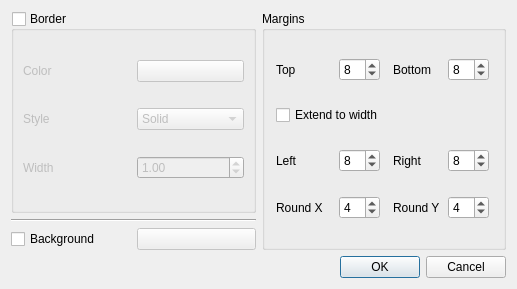
<?xml version="1.0" encoding="UTF-8"?>
<ui version="4.0">
 <class>Dialog</class>
 <widget class="QDialog" name="Dialog">
  <property name="geometry">
   <rect>
    <x>0</x>
    <y>0</y>
    <width>517</width>
    <height>289</height>
   </rect>
  </property>
  <property name="windowTitle">
   <string>Edit header frame</string>
  </property>
  <layout class="QGridLayout" name="gridLayout_3">
   <item row="3" column="0" colspan="2">
    <layout class="QHBoxLayout" name="previewLayout"/>
   </item>
   <item row="0" column="0">
    <widget class="QGroupBox" name="penGroupBox">
     <property name="title">
      <string>Border</string>
     </property>
     <property name="checkable">
      <bool>true</bool>
     </property>
     <property name="checked">
      <bool>false</bool>
     </property>
     <layout class="QGridLayout" name="gridLayout">
      <item row="1" column="1">
       <widget class="QComboBox" name="penStyleCombo">
        <item>
         <property name="text">
          <string>Solid</string>
         </property>
        </item>
        <item>
         <property name="text">
          <string>Dashed</string>
         </property>
        </item>
        <item>
         <property name="text">
          <string>Dotted</string>
         </property>
        </item>
        <item>
         <property name="text">
          <string>Dash-dot</string>
         </property>
        </item>
        <item>
         <property name="text">
          <string>Dash-dot-dot</string>
         </property>
        </item>
       </widget>
      </item>
      <item row="1" column="0">
       <widget class="QLabel" name="label_2">
        <property name="text">
         <string>Style</string>
        </property>
       </widget>
      </item>
      <item row="0" column="0">
       <widget class="QLabel" name="label">
        <property name="text">
         <string>Color</string>
        </property>
       </widget>
      </item>
      <item row="0" column="1">
       <widget class="ColorSelectButton" name="penColorBtn">
        <property name="color" stdset="0">
         <color>
          <red>0</red>
          <green>0</green>
          <blue>0</blue>
         </color>
        </property>
       </widget>
      </item>
      <item row="2" column="0">
       <widget class="QLabel" name="label_9">
        <property name="text">
         <string>Width</string>
        </property>
       </widget>
      </item>
      <item row="2" column="1">
       <widget class="QDoubleSpinBox" name="penWidthSpin">
        <property name="minimum">
         <double>0.100000000000000</double>
        </property>
        <property name="maximum">
         <double>16.000000000000000</double>
        </property>
        <property name="singleStep">
         <double>0.500000000000000</double>
        </property>
        <property name="value">
         <double>1.000000000000000</double>
        </property>
       </widget>
      </item>
     </layout>
    </widget>
   </item>
   <item row="0" column="1" rowspan="3">
    <widget class="QGroupBox" name="marginGroupBox">
     <property name="title">
      <string>Margins</string>
     </property>
     <layout class="QGridLayout" name="gridLayout_2">
      <item row="5" column="0">
       <widget class="QLabel" name="label_7">
        <property name="sizePolicy">
         <sizepolicy hsizetype="Maximum" vsizetype="Preferred">
          <horstretch>0</horstretch>
          <verstretch>0</verstretch>
         </sizepolicy>
        </property>
        <property name="text">
         <string>Round X</string>
        </property>
       </widget>
      </item>
      <item row="3" column="3">
       <widget class="QSpinBox" name="rightSpin">
        <property name="sizePolicy">
         <sizepolicy hsizetype="Maximum" vsizetype="Fixed">
          <horstretch>0</horstretch>
          <verstretch>0</verstretch>
         </sizepolicy>
        </property>
        <property name="maximum">
         <number>32</number>
        </property>
        <property name="value">
         <number>8</number>
        </property>
       </widget>
      </item>
      <item row="3" column="0">
       <widget class="QLabel" name="label_4">
        <property name="sizePolicy">
         <sizepolicy hsizetype="Maximum" vsizetype="Preferred">
          <horstretch>0</horstretch>
          <verstretch>0</verstretch>
         </sizepolicy>
        </property>
        <property name="text">
         <string>Left</string>
        </property>
       </widget>
      </item>
      <item row="1" column="1">
       <widget class="QSpinBox" name="topSpin">
        <property name="sizePolicy">
         <sizepolicy hsizetype="Maximum" vsizetype="Fixed">
          <horstretch>0</horstretch>
          <verstretch>0</verstretch>
         </sizepolicy>
        </property>
        <property name="maximum">
         <number>32</number>
        </property>
        <property name="value">
         <number>8</number>
        </property>
       </widget>
      </item>
      <item row="3" column="2">
       <widget class="QLabel" name="label_5">
        <property name="sizePolicy">
         <sizepolicy hsizetype="Maximum" vsizetype="Preferred">
          <horstretch>0</horstretch>
          <verstretch>0</verstretch>
         </sizepolicy>
        </property>
        <property name="text">
         <string>Right</string>
        </property>
       </widget>
      </item>
      <item row="3" column="1">
       <widget class="QSpinBox" name="leftSpin">
        <property name="sizePolicy">
         <sizepolicy hsizetype="Maximum" vsizetype="Fixed">
          <horstretch>0</horstretch>
          <verstretch>0</verstretch>
         </sizepolicy>
        </property>
        <property name="maximum">
         <number>32</number>
        </property>
        <property name="value">
         <number>8</number>
        </property>
       </widget>
      </item>
      <item row="1" column="3">
       <widget class="QSpinBox" name="bottomSpin">
        <property name="sizePolicy">
         <sizepolicy hsizetype="Maximum" vsizetype="Fixed">
          <horstretch>0</horstretch>
          <verstretch>0</verstretch>
         </sizepolicy>
        </property>
        <property name="maximum">
         <number>32</number>
        </property>
        <property name="value">
         <number>8</number>
        </property>
       </widget>
      </item>
      <item row="1" column="2">
       <widget class="QLabel" name="label_6">
        <property name="sizePolicy">
         <sizepolicy hsizetype="Maximum" vsizetype="Preferred">
          <horstretch>0</horstretch>
          <verstretch>0</verstretch>
         </sizepolicy>
        </property>
        <property name="text">
         <string>Bottom</string>
        </property>
       </widget>
      </item>
      <item row="1" column="0">
       <widget class="QLabel" name="label_3">
        <property name="sizePolicy">
         <sizepolicy hsizetype="Maximum" vsizetype="Preferred">
          <horstretch>0</horstretch>
          <verstretch>0</verstretch>
         </sizepolicy>
        </property>
        <property name="text">
         <string>Top</string>
        </property>
       </widget>
      </item>
      <item row="5" column="1">
       <widget class="QSpinBox" name="roundXSpin">
        <property name="sizePolicy">
         <sizepolicy hsizetype="Maximum" vsizetype="Fixed">
          <horstretch>0</horstretch>
          <verstretch>0</verstretch>
         </sizepolicy>
        </property>
        <property name="maximum">
         <number>16</number>
        </property>
        <property name="value">
         <number>4</number>
        </property>
       </widget>
      </item>
      <item row="5" column="2">
       <widget class="QLabel" name="label_8">
        <property name="sizePolicy">
         <sizepolicy hsizetype="Maximum" vsizetype="Preferred">
          <horstretch>0</horstretch>
          <verstretch>0</verstretch>
         </sizepolicy>
        </property>
        <property name="text">
         <string>Round Y</string>
        </property>
       </widget>
      </item>
      <item row="5" column="3">
       <widget class="QSpinBox" name="roundYSpin">
        <property name="sizePolicy">
         <sizepolicy hsizetype="Maximum" vsizetype="Fixed">
          <horstretch>0</horstretch>
          <verstretch>0</verstretch>
         </sizepolicy>
        </property>
        <property name="maximum">
         <number>16</number>
        </property>
        <property name="value">
         <number>4</number>
        </property>
       </widget>
      </item>
      <item row="2" column="0" colspan="2">
       <widget class="QCheckBox" name="extendChk">
        <property name="text">
         <string>Extend to width</string>
        </property>
       </widget>
      </item>
     </layout>
    </widget>
   </item>
   <item row="2" column="0">
    <layout class="QHBoxLayout" name="horizontalLayout">
     <item>
      <widget class="QCheckBox" name="brushChk">
       <property name="text">
        <string>Background</string>
       </property>
      </widget>
     </item>
     <item>
      <widget class="ColorSelectButton" name="brushColorBtn">
       <property name="enabled">
        <bool>false</bool>
       </property>
       <property name="color" stdset="0">
        <color alpha="0">
         <red>0</red>
         <green>0</green>
         <blue>0</blue>
        </color>
       </property>
      </widget>
     </item>
    </layout>
   </item>
   <item row="4" column="0" colspan="2">
    <widget class="QDialogButtonBox" name="buttonBox">
     <property name="orientation">
      <enum>Qt::Horizontal</enum>
     </property>
     <property name="standardButtons">
      <set>QDialogButtonBox::Cancel|QDialogButtonBox::Ok</set>
     </property>
    </widget>
   </item>
   <item row="1" column="0">
    <widget class="Line" name="line">
     <property name="orientation">
      <enum>Qt::Horizontal</enum>
     </property>
    </widget>
   </item>
  </layout>
 </widget>
 <customwidgets>
  <customwidget>
   <class>ColorSelectButton</class>
   <extends>QPushButton</extends>
   <header>colorselectbutton</header>
  </customwidget>
 </customwidgets>
 <resources/>
 <connections>
  <connection>
   <sender>brushChk</sender>
   <signal>toggled(bool)</signal>
   <receiver>brushColorBtn</receiver>
   <slot>setEnabled(bool)</slot>
   <hints>
    <hint type="sourcelabel">
     <x>73</x>
     <y>194</y>
    </hint>
    <hint type="destinationlabel">
     <x>149</x>
     <y>194</y>
    </hint>
   </hints>
  </connection>
  <connection>
   <sender>buttonBox</sender>
   <signal>accepted()</signal>
   <receiver>Dialog</receiver>
   <slot>accept()</slot>
   <hints>
    <hint type="sourcelabel">
     <x>244</x>
     <y>273</y>
    </hint>
    <hint type="destinationlabel">
     <x>157</x>
     <y>274</y>
    </hint>
   </hints>
  </connection>
  <connection>
   <sender>buttonBox</sender>
   <signal>rejected()</signal>
   <receiver>Dialog</receiver>
   <slot>reject()</slot>
   <hints>
    <hint type="sourcelabel">
     <x>312</x>
     <y>273</y>
    </hint>
    <hint type="destinationlabel">
     <x>286</x>
     <y>274</y>
    </hint>
   </hints>
  </connection>
  <connection>
   <sender>extendChk</sender>
   <signal>toggled(bool)</signal>
   <receiver>leftSpin</receiver>
   <slot>setDisabled(bool)</slot>
   <hints>
    <hint type="sourcelabel">
     <x>337</x>
     <y>101</y>
    </hint>
    <hint type="destinationlabel">
     <x>334</x>
     <y>135</y>
    </hint>
   </hints>
  </connection>
  <connection>
   <sender>extendChk</sender>
   <signal>toggled(bool)</signal>
   <receiver>rightSpin</receiver>
   <slot>setDisabled(bool)</slot>
   <hints>
    <hint type="sourcelabel">
     <x>361</x>
     <y>98</y>
    </hint>
    <hint type="destinationlabel">
     <x>436</x>
     <y>124</y>
    </hint>
   </hints>
  </connection>
 </connections>
</ui>
